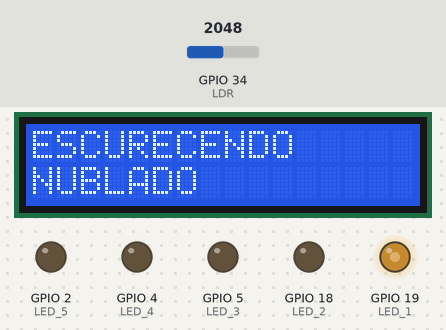
This program was run on a simulated ESP32. Shown: 16×2 character LCD, output pins drawn as LEDs (lit = HIGH). Inputs (shaded band) come from the test bench; at power-on: GPIO 34 (LDR) = 2048.

Above: at 1.2 s.
1.3 s: GPIO 34 (LDR) set to 2927
At 1.9 s:
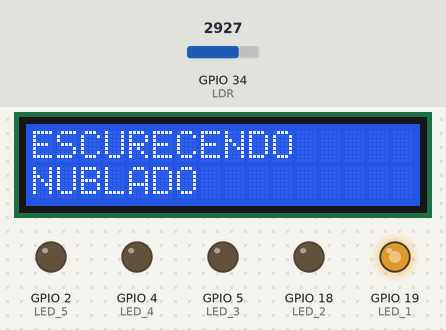
2.8 s: GPIO 34 (LDR) set to 3042
At 3.4 s:
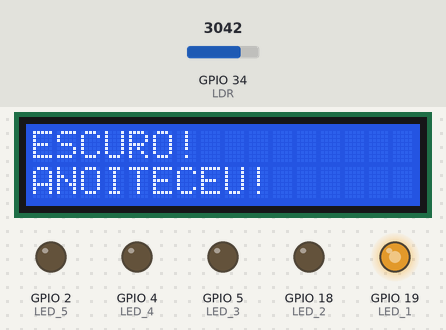
4.3 s: GPIO 34 (LDR) set to 491
At 4.7 s:
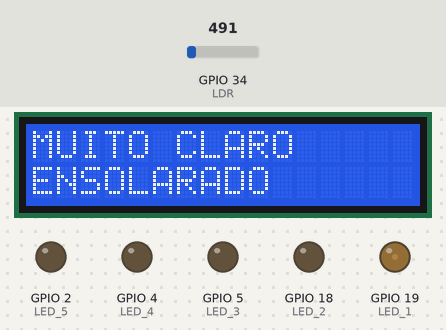
5.8 s: GPIO 34 (LDR) set to 0
At 6.2 s:
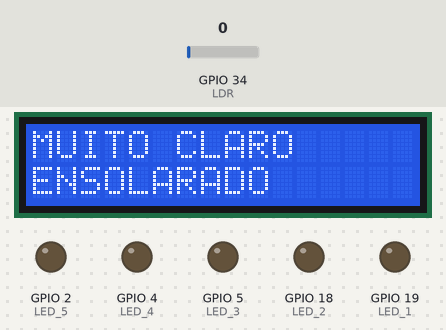
7.3 s: GPIO 34 (LDR) set to 1460
At 7.9 s:
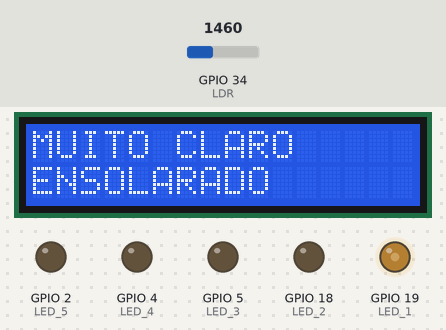
8.8 s: GPIO 34 (LDR) set to 1569
At 9.3 s:
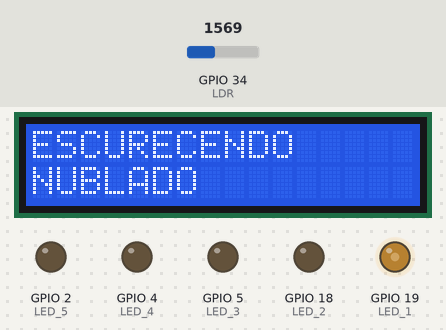
Timing chart, 0 to 11.3 s (numbered marks = the images above; inputs shaded):
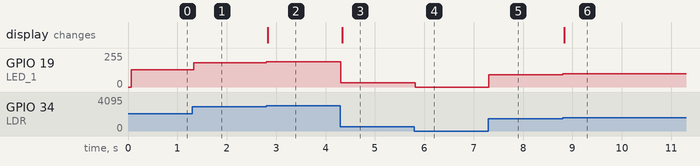

The program:

main.cpp
```cpp
#include <Arduino.h>
#include <LiquidCrystal_I2C.h>

LiquidCrystal_I2C lcd(0x27, 16, 2);

// Saidas digitais

#define LED_1 19
#define LED_2 18
#define LED_3 5
#define LED_4 4
#define LED_5 2

// Entradas digitais

#define BT_1 35
#define BT_2 32
#define BT_3 27
#define BT_4 25
#define BT_5 26

// Entradas analógicas

#define LDR 34

bool BT_1_ST = false;
bool BT_2_ST = false;

int LUMINOSIDADE = 0;
const int PWM_LED = 0;
int intensidade_led = 0;

void setup() {
  lcd.init();
  lcd.backlight();
  lcd.clear();
  lcd.setCursor(0, 0);


  pinMode(LED_1, OUTPUT);
  pinMode(LED_2, OUTPUT);
  pinMode(LED_3, OUTPUT);
  pinMode(LED_4, OUTPUT);
  pinMode(LED_5, OUTPUT);

  pinMode(BT_1, INPUT);
  pinMode(BT_2, INPUT);
  pinMode(BT_3, INPUT);
  pinMode(BT_4, INPUT);
  pinMode(BT_5, INPUT);

  ledcSetup(PWM_LED, 500, 12);
  ledcAttachPin(LED_1, 0);
}


void loop() {
  LUMINOSIDADE = analogRead(LDR);
  ledcWrite(PWM_LED, LUMINOSIDADE);

  if (LUMINOSIDADE > 3000)
  {
    lcd.setCursor(0, 0);
    lcd.print("ESCURO!         ");
    lcd.setCursor(0, 1);
    lcd.print("ANOITECEU!      ");
  }

  if (LUMINOSIDADE > 1500 && LUMINOSIDADE <= 3000)
  {
    lcd.setCursor(0, 0);
    lcd.print("ESCURECENDO     ");
    lcd.setCursor(0, 1);
    lcd.print("NUBLADO         ");
  }

  if (LUMINOSIDADE > 0 && LUMINOSIDADE <= 1500)
  {
    lcd.setCursor(0, 0);
    lcd.print("MUITO CLARO     ");
    lcd.setCursor(0, 1);
    lcd.print("ENSOLARADO      ");;
  }


}
```

Measured:
- the behaviour switches between 3000 and 3001 on GPIO 34 (LDR) (found by bisection; images 1 and 2)
- the behaviour switches between 1500 and 1501 on GPIO 34 (LDR) (found by bisection; images 5 and 6)
- after the input at 1.3 s, GPIO 19 (LED_1): 128/255 → 182/255 at once
- after the input at 2.8 s, GPIO 19 (LED_1): 182/255 → 189/255 at once; the display: changes at once (image 2)
- after the input at 4.3 s, GPIO 19 (LED_1): 189/255 → 31/255 at once; the display: changes at once (image 3)
- after the input at 5.8 s, GPIO 19 (LED_1): 31/255 → 0/255 at once
- after the input at 7.3 s, GPIO 19 (LED_1): 0/255 → 91/255 at once
- after the input at 8.8 s, GPIO 19 (LED_1): 91/255 → 98/255 at once; the display: changes at once (image 6)
